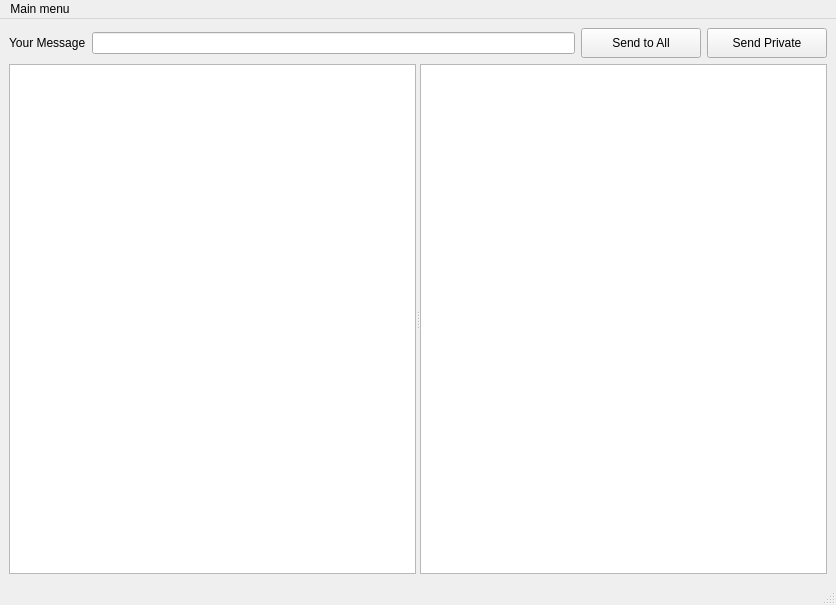
<?xml version="1.0" encoding="UTF-8"?>
<ui version="4.0">
 <class>MainWindow</class>
 <widget class="QMainWindow" name="MainWindow">
  <property name="geometry">
   <rect>
    <x>0</x>
    <y>0</y>
    <width>836</width>
    <height>605</height>
   </rect>
  </property>
  <property name="minimumSize">
   <size>
    <width>800</width>
    <height>600</height>
   </size>
  </property>
  <property name="windowTitle">
   <string>MainWindow</string>
  </property>
  <widget class="QWidget" name="centralwidget">
   <layout class="QVBoxLayout" name="verticalLayout" stretch="0,1">
    <item>
     <layout class="QHBoxLayout" name="horizontalLayout">
      <item>
       <widget class="QLabel" name="label">
        <property name="text">
         <string>Your Message</string>
        </property>
       </widget>
      </item>
      <item>
       <widget class="QLineEdit" name="msgLineEdit"/>
      </item>
      <item>
       <widget class="QPushButton" name="sendMessageToAllButton">
        <property name="minimumSize">
         <size>
          <width>120</width>
          <height>30</height>
         </size>
        </property>
        <property name="text">
         <string>Send to All</string>
        </property>
       </widget>
      </item>
      <item>
       <widget class="QPushButton" name="sendMessageToButton">
        <property name="minimumSize">
         <size>
          <width>120</width>
          <height>30</height>
         </size>
        </property>
        <property name="text">
         <string>Send Private</string>
        </property>
       </widget>
      </item>
     </layout>
    </item>
    <item>
     <widget class="QSplitter" name="splitter">
      <property name="orientation">
       <enum>Qt::Horizontal</enum>
      </property>
      <widget class="QTextBrowser" name="CommonChatBrowser"/>
      <widget class="QTextBrowser" name="PrivsteChatBrowser"/>
     </widget>
    </item>
   </layout>
  </widget>
  <widget class="QMenuBar" name="menubar">
   <property name="geometry">
    <rect>
     <x>0</x>
     <y>0</y>
     <width>836</width>
     <height>25</height>
    </rect>
   </property>
   <widget class="QMenu" name="menuMain_menu">
    <property name="title">
     <string>Main menu</string>
    </property>
    <addaction name="actionOpen_another_client"/>
    <addaction name="separator"/>
    <addaction name="actionCloseClient"/>
   </widget>
   <addaction name="menuMain_menu"/>
  </widget>
  <widget class="QStatusBar" name="statusbar"/>
  <action name="actionOpen_another_client">
   <property name="text">
    <string>Open another client</string>
   </property>
  </action>
  <action name="actionCloseClient">
   <property name="text">
    <string>Close Client</string>
   </property>
  </action>
 </widget>
 <resources/>
 <connections/>
</ui>
